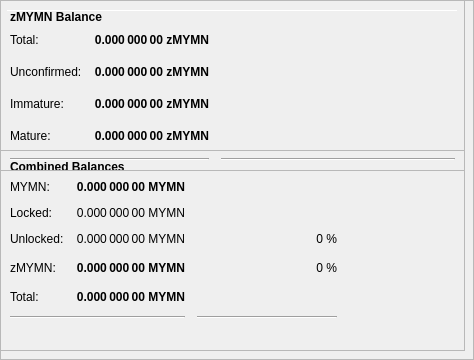
        <widget class="QFrame" name="frameObfuscation">
         <property name="minimumSize">
          <size>
           <width>0</width>
           <height>350</height>
          </size>
         </property>
         <property name="layoutDirection">
          <enum>Qt::LeftToRight</enum>
         </property>
         <property name="frameShape">
          <enum>QFrame::StyledPanel</enum>
         </property>
         <property name="frameShadow">
          <enum>QFrame::Raised</enum>
         </property>
         <widget class="QPushButton" name="runAutoDenom">
          <property name="geometry">
           <rect>
            <x>251</x>
            <y>17</y>
            <width>1</width>
            <height>1</height>
           </rect>
          </property>
          <property name="palette">
           <palette>
            <active>
             <colorrole role="WindowText">
              <brush brushstyle="SolidPattern">
               <color alpha="255">
                <red>0</red>
                <green>0</green>
                <blue>0</blue>
               </color>
              </brush>
             </colorrole>
             <colorrole role="Button">
              <brush brushstyle="SolidPattern">
               <color alpha="255">
                <red>239</red>
                <green>238</green>
                <blue>238</blue>
               </color>
              </brush>
             </colorrole>
             <colorrole role="Light">
              <brush brushstyle="SolidPattern">
               <color alpha="255">
                <red>255</red>
                <green>255</green>
                <blue>255</blue>
               </color>
              </brush>
             </colorrole>
             <colorrole role="Midlight">
              <brush brushstyle="SolidPattern">
               <color alpha="255">
                <red>247</red>
                <green>246</green>
                <blue>246</blue>
               </color>
              </brush>
             </colorrole>
             <colorrole role="Dark">
              <brush brushstyle="SolidPattern">
               <color alpha="255">
                <red>119</red>
                <green>119</green>
                <blue>119</blue>
               </color>
              </brush>
             </colorrole>
             <colorrole role="Mid">
              <brush brushstyle="SolidPattern">
               <color alpha="255">
                <red>159</red>
                <green>159</green>
                <blue>159</blue>
               </color>
              </brush>
             </colorrole>
             <colorrole role="Text">
              <brush brushstyle="SolidPattern">
               <color alpha="255">
                <red>0</red>
                <green>0</green>
                <blue>0</blue>
               </color>
              </brush>
             </colorrole>
             <colorrole role="BrightText">
              <brush brushstyle="SolidPattern">
               <color alpha="255">
                <red>255</red>
                <green>255</green>
                <blue>255</blue>
               </color>
              </brush>
             </colorrole>
             <colorrole role="ButtonText">
              <brush brushstyle="SolidPattern">
               <color alpha="255">
                <red>0</red>
                <green>0</green>
                <blue>0</blue>
               </color>
              </brush>
             </colorrole>
             <colorrole role="Base">
              <brush brushstyle="SolidPattern">
               <color alpha="255">
                <red>255</red>
                <green>255</green>
                <blue>255</blue>
               </color>
              </brush>
             </colorrole>
             <colorrole role="Window">
              <brush brushstyle="SolidPattern">
               <color alpha="255">
                <red>239</red>
                <green>238</green>
                <blue>238</blue>
               </color>
              </brush>
             </colorrole>
             <colorrole role="Shadow">
              <brush brushstyle="SolidPattern">
               <color alpha="255">
                <red>0</red>
                <green>0</green>
                <blue>0</blue>
               </color>
              </brush>
             </colorrole>
             <colorrole role="AlternateBase">
              <brush brushstyle="SolidPattern">
               <color alpha="255">
                <red>247</red>
                <green>246</green>
                <blue>246</blue>
               </color>
              </brush>
             </colorrole>
             <colorrole role="ToolTipBase">
              <brush brushstyle="SolidPattern">
               <color alpha="255">
                <red>255</red>
                <green>255</green>
                <blue>220</blue>
               </color>
              </brush>
             </colorrole>
             <colorrole role="ToolTipText">
              <brush brushstyle="SolidPattern">
               <color alpha="255">
                <red>0</red>
                <green>0</green>
                <blue>0</blue>
               </color>
              </brush>
             </colorrole>
            </active>
            <inactive>
             <colorrole role="WindowText">
              <brush brushstyle="SolidPattern">
               <color alpha="255">
                <red>0</red>
                <green>0</green>
                <blue>0</blue>
               </color>
              </brush>
             </colorrole>
             <colorrole role="Button">
              <brush brushstyle="SolidPattern">
               <color alpha="255">
                <red>239</red>
                <green>238</green>
                <blue>238</blue>
               </color>
              </brush>
             </colorrole>
             <colorrole role="Light">
              <brush brushstyle="SolidPattern">
               <color alpha="255">
                <red>255</red>
                <green>255</green>
                <blue>255</blue>
               </color>
              </brush>
             </colorrole>
             <colorrole role="Midlight">
              <brush brushstyle="SolidPattern">
               <color alpha="255">
                <red>247</red>
                <green>246</green>
                <blue>246</blue>
               </color>
              </brush>
             </colorrole>
             <colorrole role="Dark">
              <brush brushstyle="SolidPattern">
               <color alpha="255">
                <red>119</red>
                <green>119</green>
                <blue>119</blue>
               </color>
              </brush>
             </colorrole>
             <colorrole role="Mid">
              <brush brushstyle="SolidPattern">
               <color alpha="255">
                <red>159</red>
                <green>159</green>
                <blue>159</blue>
               </color>
              </brush>
             </colorrole>
             <colorrole role="Text">
              <brush brushstyle="SolidPattern">
               <color alpha="255">
                <red>0</red>
                <green>0</green>
                <blue>0</blue>
               </color>
              </brush>
             </colorrole>
             <colorrole role="BrightText">
              <brush brushstyle="SolidPattern">
               <color alpha="255">
                <red>255</red>
                <green>255</green>
                <blue>255</blue>
               </color>
              </brush>
             </colorrole>
             <colorrole role="ButtonText">
              <brush brushstyle="SolidPattern">
               <color alpha="255">
                <red>0</red>
                <green>0</green>
                <blue>0</blue>
               </color>
              </brush>
             </colorrole>
             <colorrole role="Base">
              <brush brushstyle="SolidPattern">
               <color alpha="255">
                <red>255</red>
                <green>255</green>
                <blue>255</blue>
               </color>
              </brush>
             </colorrole>
             <colorrole role="Window">
              <brush brushstyle="SolidPattern">
               <color alpha="255">
                <red>239</red>
                <green>238</green>
                <blue>238</blue>
               </color>
              </brush>
             </colorrole>
             <colorrole role="Shadow">
              <brush brushstyle="SolidPattern">
               <color alpha="255">
                <red>0</red>
                <green>0</green>
                <blue>0</blue>
               </color>
              </brush>
             </colorrole>
             <colorrole role="AlternateBase">
              <brush brushstyle="SolidPattern">
               <color alpha="255">
                <red>247</red>
                <green>246</green>
                <blue>246</blue>
               </color>
              </brush>
             </colorrole>
             <colorrole role="ToolTipBase">
              <brush brushstyle="SolidPattern">
               <color alpha="255">
                <red>255</red>
                <green>255</green>
                <blue>220</blue>
               </color>
              </brush>
             </colorrole>
             <colorrole role="ToolTipText">
              <brush brushstyle="SolidPattern">
               <color alpha="255">
                <red>0</red>
                <green>0</green>
                <blue>0</blue>
               </color>
              </brush>
             </colorrole>
            </inactive>
            <disabled>
             <colorrole role="WindowText">
              <brush brushstyle="SolidPattern">
               <color alpha="255">
                <red>119</red>
                <green>119</green>
                <blue>119</blue>
               </color>
              </brush>
             </colorrole>
             <colorrole role="Button">
              <brush brushstyle="SolidPattern">
               <color alpha="255">
                <red>239</red>
                <green>238</green>
                <blue>238</blue>
               </color>
              </brush>
             </colorrole>
             <colorrole role="Light">
              <brush brushstyle="SolidPattern">
               <color alpha="255">
                <red>255</red>
                <green>255</green>
                <blue>255</blue>
               </color>
              </brush>
             </colorrole>
             <colorrole role="Midlight">
              <brush brushstyle="SolidPattern">
               <color alpha="255">
                <red>247</red>
                <green>246</green>
                <blue>246</blue>
               </color>
              </brush>
             </colorrole>
             <colorrole role="Dark">
              <brush brushstyle="SolidPattern">
               <color alpha="255">
                <red>119</red>
                <green>119</green>
                <blue>119</blue>
               </color>
              </brush>
             </colorrole>
             <colorrole role="Mid">
              <brush brushstyle="SolidPattern">
               <color alpha="255">
                <red>159</red>
                <green>159</green>
                <blue>159</blue>
               </color>
              </brush>
             </colorrole>
             <colorrole role="Text">
              <brush brushstyle="SolidPattern">
               <color alpha="255">
                <red>119</red>
                <green>119</green>
                <blue>119</blue>
               </color>
              </brush>
             </colorrole>
             <colorrole role="BrightText">
              <brush brushstyle="SolidPattern">
               <color alpha="255">
                <red>255</red>
                <green>255</green>
                <blue>255</blue>
               </color>
              </brush>
             </colorrole>
             <colorrole role="ButtonText">
              <brush brushstyle="SolidPattern">
               <color alpha="255">
                <red>119</red>
                <green>119</green>
                <blue>119</blue>
               </color>
              </brush>
             </colorrole>
             <colorrole role="Base">
              <brush brushstyle="SolidPattern">
               <color alpha="255">
                <red>239</red>
                <green>238</green>
                <blue>238</blue>
               </color>
              </brush>
             </colorrole>
             <colorrole role="Window">
              <brush brushstyle="SolidPattern">
               <color alpha="255">
                <red>239</red>
                <green>238</green>
                <blue>238</blue>
               </color>
              </brush>
             </colorrole>
             <colorrole role="Shadow">
              <brush brushstyle="SolidPattern">
               <color alpha="255">
                <red>0</red>
                <green>0</green>
                <blue>0</blue>
               </color>
              </brush>
             </colorrole>
             <colorrole role="AlternateBase">
              <brush brushstyle="SolidPattern">
               <color alpha="255">
                <red>239</red>
                <green>238</green>
                <blue>238</blue>
               </color>
              </brush>
             </colorrole>
             <colorrole role="ToolTipBase">
              <brush brushstyle="SolidPattern">
               <color alpha="255">
                <red>255</red>
                <green>255</green>
                <blue>220</blue>
               </color>
              </brush>
             </colorrole>
             <colorrole role="ToolTipText">
              <brush brushstyle="SolidPattern">
               <color alpha="255">
                <red>0</red>
                <green>0</green>
                <blue>0</blue>
               </color>
              </brush>
             </colorrole>
            </disabled>
           </palette>
          </property>
          <property name="focusPolicy">
           <enum>Qt::NoFocus</enum>
          </property>
          <property name="autoFillBackground">
           <bool>true</bool>
          </property>
          <property name="text">
           <string/>
          </property>
          <property name="flat">
           <bool>true</bool>
          </property>
         </widget>
         <widget class="Line" name="line">
          <property name="geometry">
           <rect>
            <x>7</x>
            <y>10</y>
            <width>451</width>
            <height>1</height>
           </rect>
          </property>
          <property name="orientation">
           <enum>Qt::Horizontal</enum>
          </property>
         </widget>
         <widget class="QFrame" name="frame_3">
          <property name="geometry">
           <rect>
            <x>0</x>
            <y>150</y>
            <width>465</width>
            <height>201</height>
           </rect>
          </property>
          <property name="frameShape">
           <enum>QFrame::StyledPanel</enum>
          </property>
          <property name="frameShadow">
           <enum>QFrame::Raised</enum>
          </property>
          <layout class="QVBoxLayout" name="verticalLayout_5">
           <item>
            <layout class="QHBoxLayout" name="horizontalLayout_5" stretch="0">
             <item>
              <widget class="QLabel" name="label_5z">
               <property name="maximumSize">
                <size>
                 <width>16777215</width>
                 <height>20</height>
                </size>
               </property>
               <property name="font">
                <font>
                 <weight>75</weight>
                 <bold>true</bold>
                </font>
               </property>
               <property name="toolTip">
                <string>Combined Balances (including unconfirmed and immature coins)</string>
               </property>
               <property name="text">
                <string>&lt;html&gt;&lt;head/&gt;&lt;body&gt;&lt;p&gt;Combined Balances&lt;/p&gt;&lt;/body&gt;&lt;/html&gt;</string>
               </property>
              </widget>
             </item>
            </layout>
           </item>
           <item>
            <layout class="QGridLayout" name="gridLayout_3">
             <property name="spacing">
              <number>12</number>
             </property>
             <item row="7" column="0" colspan="2">
              <widget class="Line" name="lineSpendableBalance_3">
               <property name="orientation">
                <enum>Qt::Horizontal</enum>
               </property>
              </widget>
             </item>
             <item row="7" column="2">
              <widget class="Line" name="lineWatchBalance_3">
               <property name="sizePolicy">
                <sizepolicy hsizetype="Preferred" vsizetype="Fixed">
                 <horstretch>0</horstretch>
                 <verstretch>0</verstretch>
                </sizepolicy>
               </property>
               <property name="minimumSize">
                <size>
                 <width>140</width>
                 <height>0</height>
                </size>
               </property>
               <property name="orientation">
                <enum>Qt::Horizontal</enum>
               </property>
              </widget>
             </item>
             <item row="4" column="1">
              <widget class="QLabel" name="labelzBalancez">
               <property name="font">
                <font>
                 <weight>75</weight>
                 <bold>true</bold>
                </font>
               </property>
               <property name="cursor">
                <cursorShape>IBeamCursor</cursorShape>
               </property>
               <property name="toolTip">
                <string>Total of transactions that have yet to be confirmed, and do not yet count toward the spendable balance</string>
               </property>
               <property name="text">
                <string notr="true">0.000 000 00 MYMN</string>
               </property>
               <property name="alignment">
                <set>Qt::AlignRight|Qt::AlignTrailing|Qt::AlignVCenter</set>
               </property>
               <property name="textInteractionFlags">
                <set>Qt::LinksAccessibleByMouse|Qt::TextSelectableByKeyboard|Qt::TextSelectableByMouse</set>
               </property>
              </widget>
             </item>
             <item row="6" column="1">
              <widget class="QLabel" name="labelTotalz">
               <property name="font">
                <font>
                 <weight>75</weight>
                 <bold>true</bold>
                </font>
               </property>
               <property name="cursor">
                <cursorShape>IBeamCursor</cursorShape>
               </property>
               <property name="toolTip">
                <string>Total Balance, including unconfirmed and immature coins.</string>
               </property>
               <property name="text">
                <string notr="true">0.000 000 00 MYMN</string>
               </property>
               <property name="alignment">
                <set>Qt::AlignRight|Qt::AlignTrailing|Qt::AlignVCenter</set>
               </property>
               <property name="textInteractionFlags">
                <set>Qt::LinksAccessibleByMouse|Qt::TextSelectableByKeyboard|Qt::TextSelectableByMouse</set>
               </property>
              </widget>
             </item>
             <item row="4" column="3">
              <spacer name="horizontalSpacer_6">
               <property name="orientation">
                <enum>Qt::Horizontal</enum>
               </property>
               <property name="sizeHint" stdset="0">
                <size>
                 <width>40</width>
                 <height>20</height>
                </size>
               </property>
              </spacer>
             </item>
             <item row="6" column="0">
              <widget class="QLabel" name="labelTotalTextz">
               <property name="text">
                <string>Total:</string>
               </property>
              </widget>
             </item>
             <item row="1" column="0">
              <widget class="QLabel" name="labelBalanceTextz">
               <property name="text">
                <string>MYMN:</string>
               </property>
              </widget>
             </item>
             <item row="1" column="1">
              <widget class="QLabel" name="labelBalancez">
               <property name="font">
                <font>
                 <weight>75</weight>
                 <bold>true</bold>
                </font>
               </property>
               <property name="cursor">
                <cursorShape>IBeamCursor</cursorShape>
               </property>
               <property name="toolTip">
                <string>Your current spendable balance</string>
               </property>
               <property name="text">
                <string notr="true">0.000 000 00 MYMN</string>
               </property>
               <property name="alignment">
                <set>Qt::AlignRight|Qt::AlignTrailing|Qt::AlignVCenter</set>
               </property>
               <property name="textInteractionFlags">
                <set>Qt::LinksAccessibleByMouse|Qt::TextSelectableByKeyboard|Qt::TextSelectableByMouse</set>
               </property>
              </widget>
             </item>
             <item row="4" column="0">
              <widget class="QLabel" name="labelzBalanceTextz">
               <property name="toolTip">
                <string/>
               </property>
               <property name="text">
                <string>zMYMN:</string>
               </property>
              </widget>
             </item>
             <item row="4" column="2">
              <widget class="QLabel" name="labelzMYMNPercent">
               <property name="toolTip">
                <string>Current percentage of zMYMN.
If AutoMint is enabled this percentage will settle around the configured AutoMint percentage (default = 10%)</string>
               </property>
               <property name="text">
                <string>0 %</string>
               </property>
               <property name="alignment">
                <set>Qt::AlignRight|Qt::AlignTrailing|Qt::AlignVCenter</set>
               </property>
              </widget>
             </item>
             <item row="6" column="2">
              <widget class="QLabel" name="label100Percent">
               <property name="text">
                <string/>
               </property>
               <property name="alignment">
                <set>Qt::AlignRight|Qt::AlignTrailing|Qt::AlignVCenter</set>
               </property>
              </widget>
             </item>
             <item row="2" column="1">
              <widget class="QLabel" name="labelLockedBalance">
               <property name="toolTip">
                <string>Locked MYMN or Masternode collaterals. These are excluded from zMYMN minting.</string>
               </property>
               <property name="text">
                <string>0.000 000 00 MYMN</string>
               </property>
               <property name="alignment">
                <set>Qt::AlignRight|Qt::AlignTrailing|Qt::AlignVCenter</set>
               </property>
              </widget>
             </item>
             <item row="2" column="0">
              <widget class="QLabel" name="labelLockedBalanceText">
               <property name="toolTip">
                <string>Locked MYMN or Masternode collaterals. These are excluded from zMYMN minting.</string>
               </property>
               <property name="text">
                <string>Locked:</string>
               </property>
              </widget>
             </item>
             <item row="3" column="0">
              <widget class="QLabel" name="labelUnLockedBalanceText">
               <property name="toolTip">
                <string>Unlocked MYMNs. These can be used for zMYMN minting.</string>
               </property>
               <property name="text">
                <string>Unlocked:</string>
               </property>
              </widget>
             </item>
             <item row="3" column="1">
              <widget class="QLabel" name="labelUnLockedBalance">
               <property name="toolTip">
                <string>Unlocked MYMNs. These can be used for zMYMN minting.</string>
               </property>
               <property name="text">
                <string>0.000 000 00 MYMN</string>
               </property>
               <property name="alignment">
                <set>Qt::AlignRight|Qt::AlignTrailing|Qt::AlignVCenter</set>
               </property>
              </widget>
             </item>
             <item row="3" column="2">
              <widget class="QLabel" name="labelMYMNPercent">
               <property name="text">
                <string>0 %</string>
               </property>
               <property name="alignment">
                <set>Qt::AlignRight|Qt::AlignTrailing|Qt::AlignVCenter</set>
               </property>
              </widget>
             </item>
            </layout>
           </item>
           <item>
            <spacer name="verticalSpacer">
             <property name="orientation">
              <enum>Qt::Vertical</enum>
             </property>
             <property name="sizeHint" stdset="0">
              <size>
               <width>20</width>
               <height>40</height>
              </size>
             </property>
            </spacer>
           </item>
          </layout>
         </widget>
         <widget class="QFrame" name="frame_4">
          <property name="geometry">
           <rect>
            <x>0</x>
            <y>0</y>
            <width>465</width>
            <height>171</height>
           </rect>
          </property>
          <property name="frameShape">
           <enum>QFrame::StyledPanel</enum>
          </property>
          <property name="frameShadow">
           <enum>QFrame::Raised</enum>
          </property>
          <layout class="QVBoxLayout" name="verticalLayout_7">
           <item>
            <layout class="QHBoxLayout" name="horizontalLayout_8" stretch="0">
             <item>
              <widget class="QLabel" name="label_5z_3">
               <property name="maximumSize">
                <size>
                 <width>16777215</width>
                 <height>20</height>
                </size>
               </property>
               <property name="font">
                <font>
                 <weight>75</weight>
                 <bold>true</bold>
                </font>
               </property>
               <property name="text">
                <string>zMYMN Balance</string>
               </property>
              </widget>
             </item>
            </layout>
           </item>
           <item>
            <layout class="QGridLayout" name="gridLayout_5">
             <property name="spacing">
              <number>12</number>
             </property>
             <item row="4" column="0">
              <widget class="QLabel" name="labelzBalanceMatureText">
               <property name="toolTip">
                <string>Mature: more than 20 confirmation and more than 1 mints of the same denomination after it was minted.
These zMYMN are spendable.</string>
               </property>
               <property name="text">
                <string>Mature:</string>
               </property>
              </widget>
             </item>
             <item row="5" column="0" colspan="2">
              <widget class="Line" name="lineSpendableBalance_5">
               <property name="orientation">
                <enum>Qt::Horizontal</enum>
               </property>
              </widget>
             </item>
             <item row="1" column="1">
              <widget class="QLabel" name="labelzBalance">
               <property name="font">
                <font>
                 <weight>75</weight>
                 <bold>true</bold>
                </font>
               </property>
               <property name="cursor">
                <cursorShape>IBeamCursor</cursorShape>
               </property>
               <property name="toolTip">
                <string>All available zMYMN, unconfirmed and immature zMYMN included.</string>
               </property>
               <property name="text">
                <string notr="true">0.000 000 00 zMYMN</string>
               </property>
               <property name="alignment">
                <set>Qt::AlignRight|Qt::AlignTrailing|Qt::AlignVCenter</set>
               </property>
               <property name="textInteractionFlags">
                <set>Qt::LinksAccessibleByMouse|Qt::TextSelectableByKeyboard|Qt::TextSelectableByMouse</set>
               </property>
              </widget>
             </item>
             <item row="5" column="2">
              <widget class="Line" name="lineWatchBalance_5">
               <property name="sizePolicy">
                <sizepolicy hsizetype="Preferred" vsizetype="Fixed">
                 <horstretch>0</horstretch>
                 <verstretch>0</verstretch>
                </sizepolicy>
               </property>
               <property name="minimumSize">
                <size>
                 <width>140</width>
                 <height>0</height>
                </size>
               </property>
               <property name="orientation">
                <enum>Qt::Horizontal</enum>
               </property>
              </widget>
             </item>
             <item row="1" column="0">
              <widget class="QLabel" name="labelzBalanceText">
               <property name="toolTip">
                <string>All available zMYMN, unconfirmed and immature zMYMN included.</string>
               </property>
               <property name="text">
                <string>Total:</string>
               </property>
              </widget>
             </item>
             <item row="1" column="2">
              <spacer name="horizontalSpacer_8">
               <property name="orientation">
                <enum>Qt::Horizontal</enum>
               </property>
               <property name="sizeHint" stdset="0">
                <size>
                 <width>40</width>
                 <height>20</height>
                </size>
               </property>
              </spacer>
             </item>
             <item row="4" column="2">
              <spacer name="horizontalSpacer_4">
               <property name="orientation">
                <enum>Qt::Horizontal</enum>
               </property>
               <property name="sizeHint" stdset="0">
                <size>
                 <width>40</width>
                 <height>20</height>
                </size>
               </property>
              </spacer>
             </item>
             <item row="4" column="1">
              <widget class="QLabel" name="labelzBalanceMature">
               <property name="font">
                <font>
                 <weight>75</weight>
                 <bold>true</bold>
                </font>
               </property>
               <property name="toolTip">
                <string>Mature: more than 20 confirmation and more than 1 mints of the same denomination after it was minted.
These zMYMN are spendable.</string>
               </property>
               <property name="text">
                <string>0.000 000 00 zMYMN</string>
               </property>
               <property name="alignment">
                <set>Qt::AlignRight|Qt::AlignTrailing|Qt::AlignVCenter</set>
               </property>
              </widget>
             </item>
             <item row="2" column="0">
              <widget class="QLabel" name="labelzBalanceUnconfirmedText">
               <property name="toolTip">
                <string>Unconfirmed: less than 20 confirmations
Immature: confirmed, but less than 1 mints of the same denomination after it was minted</string>
               </property>
               <property name="text">
                <string>Unconfirmed:</string>
               </property>
              </widget>
             </item>
             <item row="2" column="1">
              <widget class="QLabel" name="labelzBalanceUnconfirmed">
               <property name="font">
                <font>
                 <weight>75</weight>
                 <bold>true</bold>
                </font>
               </property>
               <property name="toolTip">
                <string>Unconfirmed: less than 20 confirmations
Immature: confirmed, but less than 1 mints of the same denomination after it was minted</string>
               </property>
               <property name="text">
                <string>0.000 000 00 zMYMN</string>
               </property>
               <property name="alignment">
                <set>Qt::AlignRight|Qt::AlignTrailing|Qt::AlignVCenter</set>
               </property>
              </widget>
             </item>
             <item row="2" column="2">
              <spacer name="horizontalSpacer_5">
               <property name="orientation">
                <enum>Qt::Horizontal</enum>
               </property>
               <property name="sizeHint" stdset="0">
                <size>
                 <width>40</width>
                 <height>20</height>
                </size>
               </property>
              </spacer>
             </item>
             <item row="3" column="0">
              <widget class="QLabel" name="labelzBalanceImmatureText">
               <property name="toolTip">
                <string>Unconfirmed: less than 20 confirmations
Immature: confirmed, but less than 1 mints of the same denomination after it was minted</string>
               </property>
               <property name="text">
                <string>Immature:</string>
               </property>
              </widget>
             </item>
             <item row="3" column="1">
              <widget class="QLabel" name="labelzBalanceImmature">
               <property name="font">
                <font>
                 <weight>75</weight>
                 <bold>true</bold>
                </font>
               </property>
               <property name="toolTip">
                <string>Unconfirmed: less than 20 confirmations
Immature: confirmed, but less than 1 mints of the same denomination after it was minted</string>
               </property>
               <property name="text">
                <string>0.000 000 00 zMYMN</string>
               </property>
               <property name="alignment">
                <set>Qt::AlignRight|Qt::AlignTrailing|Qt::AlignVCenter</set>
               </property>
              </widget>
             </item>
             <item row="3" column="2">
              <spacer name="horizontalSpacer_7">
               <property name="orientation">
                <enum>Qt::Horizontal</enum>
               </property>
               <property name="sizeHint" stdset="0">
                <size>
                 <width>40</width>
                 <height>20</height>
                </size>
               </property>
              </spacer>
             </item>
            </layout>
           </item>
          </layout>
         </widget>
        </widget>
